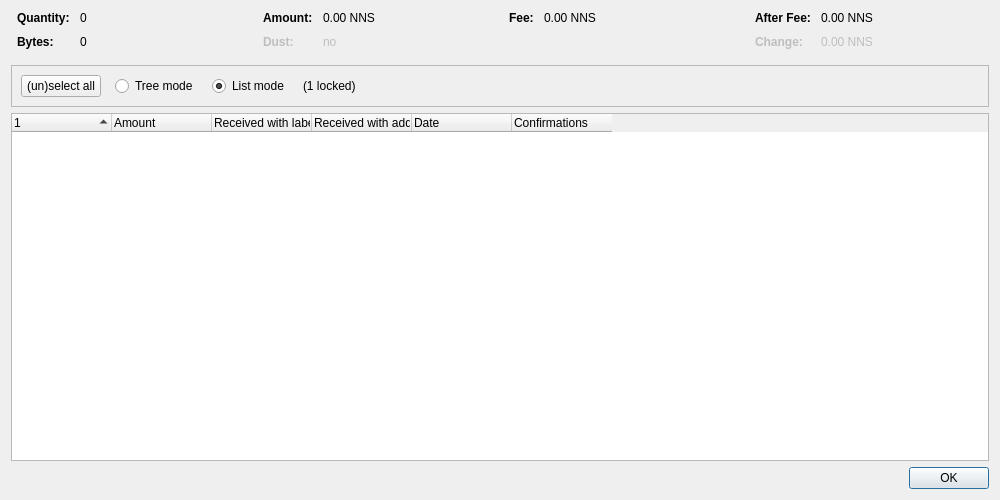
<?xml version="1.0" encoding="UTF-8"?>
<ui version="4.0">
 <class>CoinControlDialog</class>
 <widget class="QDialog" name="CoinControlDialog">
  <property name="geometry">
   <rect>
    <x>0</x>
    <y>0</y>
    <width>1000</width>
    <height>500</height>
   </rect>
  </property>
  <property name="windowTitle">
   <string>Coin Selection</string>
  </property>
  <layout class="QVBoxLayout" name="verticalLayout">
   <item>
    <layout class="QHBoxLayout" name="horizontalLayoutTop" stretch="0,0,0,0">
     <property name="topMargin">
      <number>0</number>
     </property>
     <property name="bottomMargin">
      <number>10</number>
     </property>
     <item>
      <layout class="QFormLayout" name="formLayoutCoinControl1">
       <property name="horizontalSpacing">
        <number>10</number>
       </property>
       <property name="verticalSpacing">
        <number>10</number>
       </property>
       <property name="leftMargin">
        <number>6</number>
       </property>
       <property name="rightMargin">
        <number>6</number>
       </property>
       <item row="0" column="0">
        <widget class="QLabel" name="labelCoinControlQuantityText">
         <property name="font">
          <font>
           <weight>75</weight>
           <bold>true</bold>
          </font>
         </property>
         <property name="text">
          <string>Quantity:</string>
         </property>
        </widget>
       </item>
       <item row="0" column="1">
        <widget class="QLabel" name="labelCoinControlQuantity">
         <property name="cursor">
          <cursorShape>IBeamCursor</cursorShape>
         </property>
         <property name="contextMenuPolicy">
          <enum>Qt::ActionsContextMenu</enum>
         </property>
         <property name="text">
          <string notr="true">0</string>
         </property>
         <property name="textInteractionFlags">
          <set>Qt::LinksAccessibleByMouse|Qt::TextSelectableByKeyboard|Qt::TextSelectableByMouse</set>
         </property>
        </widget>
       </item>
       <item row="1" column="0">
        <widget class="QLabel" name="labelCoinControlBytesText">
         <property name="font">
          <font>
           <weight>75</weight>
           <bold>true</bold>
          </font>
         </property>
         <property name="text">
          <string>Bytes:</string>
         </property>
        </widget>
       </item>
       <item row="1" column="1">
        <widget class="QLabel" name="labelCoinControlBytes">
         <property name="cursor">
          <cursorShape>IBeamCursor</cursorShape>
         </property>
         <property name="contextMenuPolicy">
          <enum>Qt::ActionsContextMenu</enum>
         </property>
         <property name="text">
          <string notr="true">0</string>
         </property>
         <property name="textInteractionFlags">
          <set>Qt::LinksAccessibleByMouse|Qt::TextSelectableByKeyboard|Qt::TextSelectableByMouse</set>
         </property>
        </widget>
       </item>
      </layout>
     </item>
     <item>
      <layout class="QFormLayout" name="formLayoutCoinControl2">
       <property name="horizontalSpacing">
        <number>10</number>
       </property>
       <property name="verticalSpacing">
        <number>10</number>
       </property>
       <property name="leftMargin">
        <number>6</number>
       </property>
       <property name="rightMargin">
        <number>6</number>
       </property>
       <item row="0" column="0">
        <widget class="QLabel" name="labelCoinControlAmountText">
         <property name="font">
          <font>
           <weight>75</weight>
           <bold>true</bold>
          </font>
         </property>
         <property name="text">
          <string>Amount:</string>
         </property>
        </widget>
       </item>
       <item row="0" column="1">
        <widget class="QLabel" name="labelCoinControlAmount">
         <property name="cursor">
          <cursorShape>IBeamCursor</cursorShape>
         </property>
         <property name="contextMenuPolicy">
          <enum>Qt::ActionsContextMenu</enum>
         </property>
         <property name="text">
          <string notr="true">0.00 NNS</string>
         </property>
         <property name="textInteractionFlags">
          <set>Qt::LinksAccessibleByMouse|Qt::TextSelectableByKeyboard|Qt::TextSelectableByMouse</set>
         </property>
        </widget>
       </item>
       <item row="1" column="0">
        <widget class="QLabel" name="labelCoinControlLowOutputText">
         <property name="enabled">
          <bool>false</bool>
         </property>
         <property name="font">
          <font>
           <weight>75</weight>
           <bold>true</bold>
          </font>
         </property>
         <property name="text">
          <string>Dust:</string>
         </property>
        </widget>
       </item>
       <item row="1" column="1">
        <widget class="QLabel" name="labelCoinControlLowOutput">
         <property name="enabled">
          <bool>false</bool>
         </property>
         <property name="cursor">
          <cursorShape>IBeamCursor</cursorShape>
         </property>
         <property name="contextMenuPolicy">
          <enum>Qt::ActionsContextMenu</enum>
         </property>
         <property name="text">
          <string notr="true">no</string>
         </property>
         <property name="textInteractionFlags">
          <set>Qt::LinksAccessibleByMouse|Qt::TextSelectableByKeyboard|Qt::TextSelectableByMouse</set>
         </property>
        </widget>
       </item>
      </layout>
     </item>
     <item>
      <layout class="QFormLayout" name="formLayoutCoinControl3">
       <property name="horizontalSpacing">
        <number>10</number>
       </property>
       <property name="verticalSpacing">
        <number>10</number>
       </property>
       <property name="leftMargin">
        <number>6</number>
       </property>
       <property name="rightMargin">
        <number>6</number>
       </property>
       <item row="0" column="0">
        <widget class="QLabel" name="labelCoinControlFeeText">
         <property name="font">
          <font>
           <weight>75</weight>
           <bold>true</bold>
          </font>
         </property>
         <property name="text">
          <string>Fee:</string>
         </property>
        </widget>
       </item>
       <item row="0" column="1">
        <widget class="QLabel" name="labelCoinControlFee">
         <property name="cursor">
          <cursorShape>IBeamCursor</cursorShape>
         </property>
         <property name="contextMenuPolicy">
          <enum>Qt::ActionsContextMenu</enum>
         </property>
         <property name="text">
          <string notr="true">0.00 NNS</string>
         </property>
         <property name="textInteractionFlags">
          <set>Qt::LinksAccessibleByMouse|Qt::TextSelectableByKeyboard|Qt::TextSelectableByMouse</set>
         </property>
        </widget>
       </item>
      </layout>
     </item>
     <item>
      <layout class="QFormLayout" name="formLayoutCoinControl4">
       <property name="horizontalSpacing">
        <number>10</number>
       </property>
       <property name="verticalSpacing">
        <number>10</number>
       </property>
       <property name="leftMargin">
        <number>6</number>
       </property>
       <property name="rightMargin">
        <number>6</number>
       </property>
       <item row="0" column="0">
        <widget class="QLabel" name="labelCoinControlAfterFeeText">
         <property name="font">
          <font>
           <weight>75</weight>
           <bold>true</bold>
          </font>
         </property>
         <property name="text">
          <string>After Fee:</string>
         </property>
        </widget>
       </item>
       <item row="0" column="1">
        <widget class="QLabel" name="labelCoinControlAfterFee">
         <property name="cursor">
          <cursorShape>IBeamCursor</cursorShape>
         </property>
         <property name="contextMenuPolicy">
          <enum>Qt::ActionsContextMenu</enum>
         </property>
         <property name="text">
          <string notr="true">0.00 NNS</string>
         </property>
         <property name="textInteractionFlags">
          <set>Qt::LinksAccessibleByMouse|Qt::TextSelectableByKeyboard|Qt::TextSelectableByMouse</set>
         </property>
        </widget>
       </item>
       <item row="1" column="0">
        <widget class="QLabel" name="labelCoinControlChangeText">
         <property name="enabled">
          <bool>false</bool>
         </property>
         <property name="font">
          <font>
           <weight>75</weight>
           <bold>true</bold>
          </font>
         </property>
         <property name="text">
          <string>Change:</string>
         </property>
        </widget>
       </item>
       <item row="1" column="1">
        <widget class="QLabel" name="labelCoinControlChange">
         <property name="enabled">
          <bool>false</bool>
         </property>
         <property name="cursor">
          <cursorShape>IBeamCursor</cursorShape>
         </property>
         <property name="contextMenuPolicy">
          <enum>Qt::ActionsContextMenu</enum>
         </property>
         <property name="text">
          <string notr="true">0.00 NNS</string>
         </property>
         <property name="textInteractionFlags">
          <set>Qt::LinksAccessibleByMouse|Qt::TextSelectableByKeyboard|Qt::TextSelectableByMouse</set>
         </property>
        </widget>
       </item>
      </layout>
     </item>
    </layout>
   </item>
   <item>
    <widget class="QFrame" name="frame">
     <property name="minimumSize">
      <size>
       <width>0</width>
       <height>40</height>
      </size>
     </property>
     <property name="frameShape">
      <enum>QFrame::StyledPanel</enum>
     </property>
     <property name="frameShadow">
      <enum>QFrame::Sunken</enum>
     </property>
     <layout class="QHBoxLayout" name="horizontalLayout">
      <item>
       <layout class="QHBoxLayout" name="horizontalLayoutPanel" stretch="0,0,0,0,0">
        <property name="spacing">
         <number>14</number>
        </property>
        <item>
         <widget class="QPushButton" name="pushButtonSelectAll">
          <property name="sizePolicy">
           <sizepolicy hsizetype="Maximum" vsizetype="Fixed">
            <horstretch>0</horstretch>
            <verstretch>0</verstretch>
           </sizepolicy>
          </property>
          <property name="text">
           <string>(un)select all</string>
          </property>
          <property name="autoDefault">
           <bool>false</bool>
          </property>
         </widget>
        </item>
        <item>
         <widget class="QRadioButton" name="radioTreeMode">
          <property name="sizePolicy">
           <sizepolicy hsizetype="Maximum" vsizetype="Fixed">
            <horstretch>0</horstretch>
            <verstretch>0</verstretch>
           </sizepolicy>
          </property>
          <property name="text">
           <string>Tree mode</string>
          </property>
         </widget>
        </item>
        <item>
         <widget class="QRadioButton" name="radioListMode">
          <property name="sizePolicy">
           <sizepolicy hsizetype="Maximum" vsizetype="Fixed">
            <horstretch>0</horstretch>
            <verstretch>0</verstretch>
           </sizepolicy>
          </property>
          <property name="text">
           <string>List mode</string>
          </property>
          <property name="checked">
           <bool>true</bool>
          </property>
         </widget>
        </item>
        <item>
         <widget class="QLabel" name="labelLocked">
          <property name="text">
           <string notr="true">(1 locked)</string>
          </property>
         </widget>
        </item>
        <item>
         <spacer name="horizontalSpacer">
          <property name="orientation">
           <enum>Qt::Horizontal</enum>
          </property>
          <property name="sizeHint" stdset="0">
           <size>
            <width>40</width>
            <height>20</height>
           </size>
          </property>
         </spacer>
        </item>
       </layout>
      </item>
     </layout>
    </widget>
   </item>
   <item>
    <widget class="CoinControlTreeWidget" name="treeWidget">
     <property name="contextMenuPolicy">
      <enum>Qt::CustomContextMenu</enum>
     </property>
     <property name="sortingEnabled">
      <bool>false</bool>
     </property>
     <property name="columnCount">
      <number>6</number>
     </property>
     <attribute name="headerShowSortIndicator" stdset="0">
      <bool>true</bool>
     </attribute>
     <attribute name="headerStretchLastSection">
      <bool>false</bool>
     </attribute>
     <column>
      <property name="text">
       <string/>
      </property>
     </column>
     <column>
      <property name="text">
       <string>Amount</string>
      </property>
     </column>
     <column>
      <property name="text">
       <string>Received with label</string>
      </property>
     </column>
     <column>
      <property name="text">
       <string>Received with address</string>
      </property>
     </column>
     <column>
      <property name="text">
       <string>Date</string>
      </property>
     </column>
     <column>
      <property name="text">
       <string>Confirmations</string>
      </property>
      <property name="toolTip">
       <string>Confirmed</string>
      </property>
     </column>
     <column>
      <property name="text">
       <string/>
      </property>
     </column>
     <column>
      <property name="text">
       <string/>
      </property>
     </column>
     <column>
      <property name="text">
       <string/>
      </property>
     </column>
     <column>
      <property name="text">
       <string/>
      </property>
     </column>
    </widget>
   </item>
   <item>
    <widget class="QDialogButtonBox" name="buttonBox">
     <property name="orientation">
      <enum>Qt::Horizontal</enum>
     </property>
     <property name="standardButtons">
      <set>QDialogButtonBox::Ok</set>
     </property>
    </widget>
   </item>
  </layout>
 </widget>
 <customwidgets>
  <customwidget>
   <class>CoinControlTreeWidget</class>
   <extends>QTreeWidget</extends>
   <header>qt/coincontroltreewidget.h</header>
  </customwidget>
 </customwidgets>
 <resources/>
 <connections/>
</ui>
